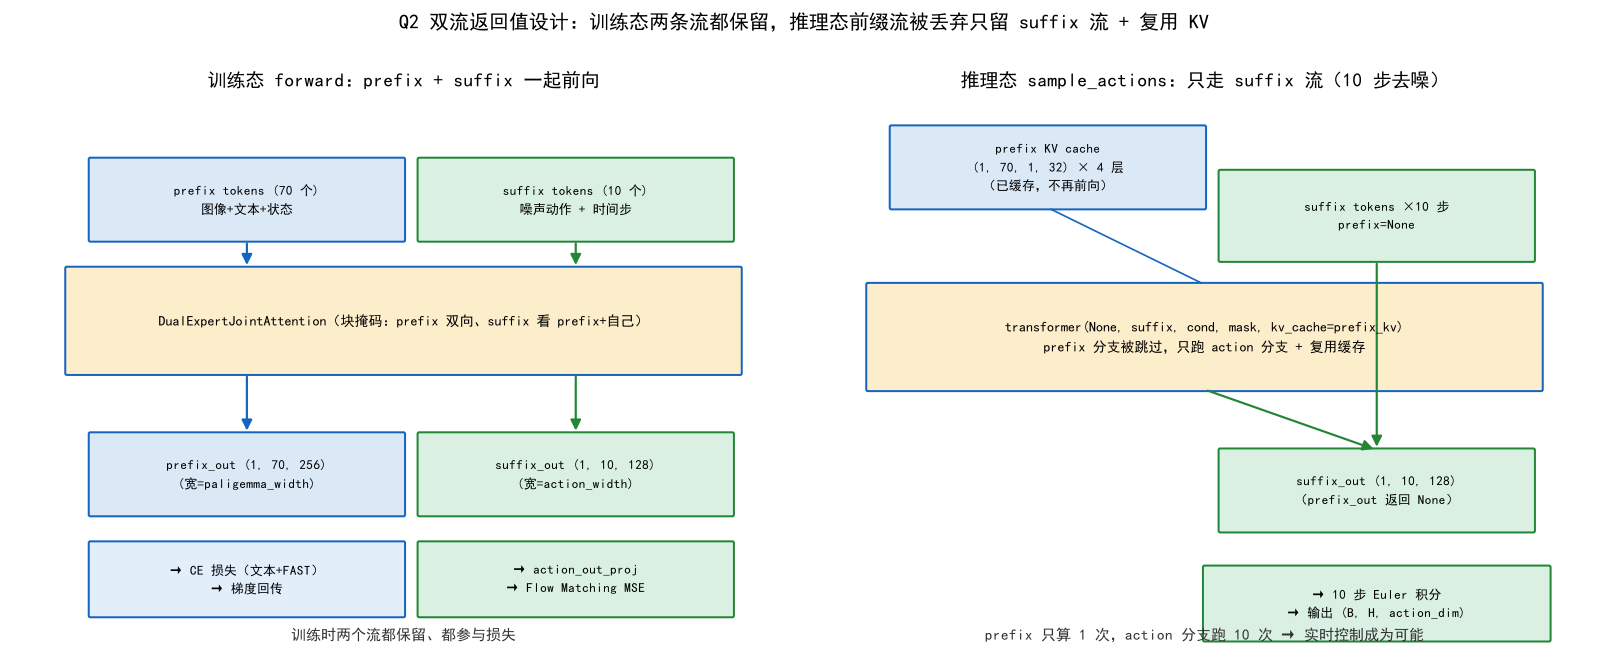

The Python source for this figure:
# -*- coding: utf-8 -*-
"""PI0.5 答疑 V2 —— 图组2：双流返回值与 KV 缓存复用（Q2/Q3）。

【回答的问题】
  Q2 双流返回值设计？—— 训练态 forward 返回 (prefix_out, suffix_out, kv)，
      推理态（prefix=None）返回 (None, suffix_out, kv)：prefix 流只在训练用，
      推理时被丢弃，只保留 suffix 流 + 复用缓存的 prefix KV。
  Q3 prefix 为什么能"先算一次就复用"？—— 掩码保证单向流（VLM → action expert），
      prefix 输出不依赖 suffix，因此 prefix KV 在 10 步去噪中只需前向 1 次。

【两张图】
  1. plot_dual_stream_returns.png —— 训练态 vs 推理态返回值对比 + prefix KV 复用
  2. plot_prefix_reuse.png        —— 真实跑小模型：prefix 前向 1 次 vs action 前向 10 次
                                    （用每步实际前向计时/次数计数的柱状图）
"""
from __future__ import annotations

import matplotlib
matplotlib.use("Agg")
import matplotlib.pyplot as plt
from matplotlib.patches import FancyBboxPatch, FancyArrowPatch

import torch

from _shared import OUT, setup_fonts, build_model, make_config, C_STD, C_NEW, C_AUX  # noqa: E402
from models.vla.pi05_faithful.modules.dual_expert_attention import make_attn_mask  # noqa: E402

setup_fonts()


def _box(ax, x, y, w, h, text, fc, ec, fs=8.5, tc="black"):
    b = FancyBboxPatch((x - w / 2, y - h / 2), w, h, boxstyle="round,pad=0.02,rounding_size=0.02",
                       fc=fc, ec=ec, lw=1.2)
    ax.add_patch(b)
    ax.text(x, y, text, ha="center", va="center", fontsize=fs, color=tc, linespacing=1.4)


def _arrow(ax, x0, y0, x1, y1, color="black", lw=1.3, style="-|>"):
    a = FancyArrowPatch((x0, y0), (x1, y1), arrowstyle=style, mutation_scale=13, lw=lw, color=color)
    ax.add_patch(a)


def _measure():
    """真实跑小模型，取双流返回值形状 + prefix/action 前向次数。"""
    torch.manual_seed(0)
    model = build_model()
    cfg = make_config()
    img = torch.randn(1, 3, cfg.image_size, cfg.image_size)
    txt = torch.randint(0, cfg.vocab_size, (1, 6))
    with torch.no_grad():
        pd = model.encode_prefix(img, txt, None)
        ptok, pmask = pd["prefix_tokens"], pd["prefix_mask"]
        pl = ptok.shape[1]
        sd = model.embed_suffix(torch.randn(1, cfg.action_horizon, cfg.action_dim),
                                torch.full((1,), 0.7))
        stok, smask, cond = sd["suffix_tokens"], sd["suffix_mask"], sd["timestep_cond"]
        sl = stok.shape[1]
        mask = make_attn_mask(pmask, smask, pl, sl)
        po, so, kvs = model.transformer(ptok, stok, cond, mask)
        # 推理态
        kv = model.transformer.prefix_forward(ptok)
        mask2 = torch.ones(1, sl, sl, dtype=torch.bool)
        po2, so2, _ = model.transformer(None, stok, cond, mask2, kv_cache=kv)
        info = dict(
            train_prefix=tuple(po.shape), train_suffix=tuple(so.shape),
            infer_prefix_none=po2 is None, infer_suffix=tuple(so2.shape),
            prefix_len=pl, suffix_len=sl,
            kv_shape=tuple(kv[0][0].shape), n_layers=len(kv),
        )
    return info


def plot_returns() -> None:
    """图1：训练态 vs 推理态返回值对比。"""
    info = _measure()
    fig, axes = plt.subplots(1, 2, figsize=(13.5, 5.6))

    # ===== 左：训练态 =====
    ax = axes[0]
    ax.set_xlim(0, 10); ax.set_ylim(0, 7.4); ax.axis("off")
    ax.text(5, 7.0, "训练态 forward：prefix + suffix 一起前向", ha="center", fontsize=11.5)
    _box(ax, 3, 5.6, 4.0, 1.0, f"prefix tokens ({info['prefix_len']} 个)\n图像+文本+状态", "#dbe8f6", C_AUX, fs=8)
    _box(ax, 7.2, 5.6, 4.0, 1.0, f"suffix tokens ({info['suffix_len']} 个)\n噪声动作 + 时间步", "#d9f0e2", C_NEW, fs=8)
    _box(ax, 5, 4.1, 8.6, 1.3, "DualExpertJointAttention（块掩码：prefix 双向、suffix 看 prefix+自己）", "#fdeecb", C_AUX, fs=8.5)
    _box(ax, 3, 2.2, 4.0, 1.0, f"prefix_out {info['train_prefix']}\n(宽=paligemma_width)", "#dbe8f6", C_AUX, fs=8)
    _box(ax, 7.2, 2.2, 4.0, 1.0, f"suffix_out {info['train_suffix']}\n(宽=action_width)", "#d9f0e2", C_NEW, fs=8)
    _arrow(ax, 3, 5.1, 3, 4.75, C_AUX); _arrow(ax, 7.2, 5.1, 7.2, 4.75, C_NEW)
    _arrow(ax, 3, 3.45, 3, 2.7, C_AUX); _arrow(ax, 7.2, 3.45, 7.2, 2.7, C_NEW)
    _box(ax, 3, 0.9, 4.0, 0.9, "→ CE 损失（文本+FAST）\n→ 梯度回传", "#e3eefb", C_AUX, fs=7.8)
    _box(ax, 7.2, 0.9, 4.0, 0.9, "→ action_out_proj\n→ Flow Matching MSE", "#d9f0e2", C_NEW, fs=7.8)
    ax.text(5, 0.15, "训练时两个流都保留、都参与损失", ha="center", fontsize=9, color="#333")

    # ===== 右：推理态 =====
    ax = axes[1]
    ax.set_xlim(0, 10); ax.set_ylim(0, 7.4); ax.axis("off")
    ax.text(5, 7.0, "推理态 sample_actions：只走 suffix 流（10 步去噪）", ha="center", fontsize=11.5)
    _box(ax, 3, 6.0, 4.0, 1.0, f"prefix KV cache\n{info['kv_shape']} × {info['n_layers']} 层\n（已缓存，不再前向）", "#dbe8f6", C_AUX, fs=7.8)
    _box(ax, 7.2, 5.4, 4.0, 1.1, f"suffix tokens ×10 步\nprefix=None", "#d9f0e2", C_NEW, fs=8)
    _box(ax, 5, 3.9, 8.6, 1.3, "transformer(None, suffix, cond, mask, kv_cache=prefix_kv)\nprefix 分支被跳过，只跑 action 分支 + 复用缓存", "#fdeecb", C_AUX, fs=8.5)
    _box(ax, 7.2, 2.0, 4.0, 1.0, f"suffix_out {info['infer_suffix']}\n（prefix_out 返回 None）", "#d9f0e2", C_NEW, fs=8)
    _box(ax, 7.2, 0.6, 4.4, 0.9, "→ 10 步 Euler 积分\n→ 输出 (B, H, action_dim)", "#d9f0e2", C_NEW, fs=7.8)
    _arrow(ax, 7.2, 4.85, 7.2, 2.5, C_NEW)
    _arrow(ax, 3, 5.5, 5, 4.55, C_AUX, lw=1.0, style="-")
    _arrow(ax, 5, 3.25, 7.2, 2.5, C_NEW)
    ax.text(5, 0.15, "prefix 只算 1 次，action 分支跑 10 次 → 实时控制成为可能", ha="center", fontsize=9, color="#333")

    fig.suptitle("Q2 双流返回值设计：训练态两条流都保留，推理态前缀流被丢弃只留 suffix 流 + 复用 KV",
                 fontsize=12)
    fig.tight_layout()
    fig.savefig(OUT / "plot_dual_stream_returns.png", dpi=120, bbox_inches="tight")
    plt.close(fig)
    print("已生成", OUT / "plot_dual_stream_returns.png")


def plot_reuse() -> None:
    """图2：prefix 前向 1 次 vs action 分支前向 N 次的计数对比（真实跑小模型）。"""
    cfg = make_config()
    n_steps = cfg.num_inference_steps  # 小模型 5 步；full 为 10 步

    torch.manual_seed(0)
    model = build_model()
    img = torch.randn(1, 3, cfg.image_size, cfg.image_size)
    txt = torch.randint(0, cfg.vocab_size, (1, 6))
    with torch.no_grad():
        pd = model.encode_prefix(img, txt, None)
        ptok = pd["prefix_tokens"]
        kv = model.transformer.prefix_forward(ptok)  # 前向 1 次
        # 之后 n_steps 步：只跑 suffix（每步 1 次）
        for k in range(n_steps):
            sd = model.embed_suffix(torch.randn(1, cfg.action_horizon, cfg.action_dim),
                                    torch.full((1,), 1.0 - k / max(n_steps - 1, 1)))
            sl = sd["suffix_tokens"].shape[1]
            mask = torch.ones(1, sl, sl, dtype=torch.bool)
            model.transformer(None, sd["suffix_tokens"], sd["timestep_cond"], mask, kv_cache=kv)

    labels = ["prefix 前向", "action 分支前向"]
    vals = [1, n_steps]
    colors = [C_AUX, C_NEW]

    fig, ax = plt.subplots(figsize=(9, 4.6))
    bars = ax.bar(labels, vals, color=colors, width=0.4)
    for b, v in zip(bars, vals):
        ax.text(b.get_x() + b.get_width() / 2, v + 0.1, f"{v} 次",
                ha="center", va="bottom", fontsize=13)
    ax.set_ylabel("transformer 前向次数（一次推理）")
    ax.set_ylim(0, n_steps * 1.35)
    ax.grid(axis="y", alpha=0.3)
    ax.spines["top"].set_visible(False); ax.spines["right"].set_visible(False)
    ax.set_title("Q3 prefix 只前向 1 次，action 分支前向 N 步（N=推理去噪步数）\n"
                 "收益：算力集中在小的 action 专家上，大的 VLM 主干只算一遍",
                 fontsize=11)
    fig.tight_layout()
    fig.savefig(OUT / "plot_prefix_reuse.png", dpi=120, bbox_inches="tight")
    plt.close(fig)
    print("已生成", OUT / "plot_prefix_reuse.png")


def main() -> None:
    plot_returns()
    plot_reuse()


if __name__ == "__main__":
    main()
